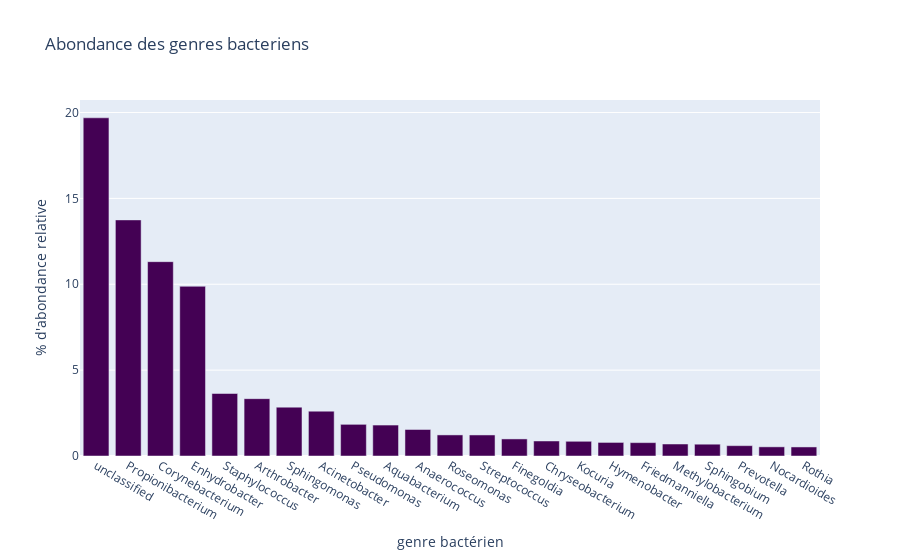

The notebook cell saved with this chart:
### Code cell
##Objectif : Investigation sur la gamma diversité

import plotly.express as px

matrice=df.groupby(by="genre").sum()
matrice=matrice.sum(axis=1)
#samples = list(matrice.columns.values)
counts = matrice.div(matrice.sum(axis=0))*100 ### % d'abondance relative
#print(counts)
counts_sort = counts.sort_values(ascending=False).where(lambda x : x>0.5).dropna()
embranchement = list(counts_sort.index.values)

fig = px.bar(counts_sort, 
            x=embranchement,
             y=counts_sort,
             labels = {'y':"% d'abondance relative", 'x':"genre bactérien"},
             color_discrete_sequence=px.colors.sequential.Viridis, 
             title="Abondance des genres bacteriens")

fig.show()

### Figure 1 — Plotly figure (JSON) as saved in the notebook; plotly's stock layout.template omitted (floating-point values rounded to 4 significant figures)
{"data": [{"alignmentgroup": "True", "hovertemplate": "genre bactérien=%{x}<br>% d'abondance relative=%{y}<extra></extra>", "legendgroup": "", "marker": {"color": "#440154"}, "name": "", "offsetgroup": "", "orientation": "v", "showlegend": false, "textposition": "auto", "type": "bar", "x": ["unclassified", "Propionibacterium", "Corynebacterium", "Enhydrobacter", "Staphylococcus", "Arthrobacter", "Sphingomonas", "Acinetobacter", "Pseudomonas", "Aquabacterium", "Anaerococcus", "Roseomonas", "Streptococcus", "Finegoldia", "Chryseobacterium", "Kocuria", "Hymenobacter", "Friedmanniella", "Methylobacterium", "Sphingobium", "Prevotella", "Nocardioides", "Rothia"], "xaxis": "x", "y": [19.69, 13.75, 11.32, 9.882, 3.639, 3.339, 2.844, 2.611, 1.844, 1.802, 1.544, 1.227, 1.225, 0.9939, 0.8748, 0.8565, 0.7901, 0.7786, 0.6985, 0.687, 0.6023, 0.5336, 0.5267], "yaxis": "y"}], "layout": {"barmode": "relative", "legend": {"tracegroupgap": 0}, "title": {"text": "Abondance des genres bacteriens"}, "xaxis": {"anchor": "y", "domain": [0, 1], "title": {"text": "genre bactérien"}}, "yaxis": {"anchor": "x", "domain": [0, 1], "title": {"text": "% d'abondance relative"}}}}
